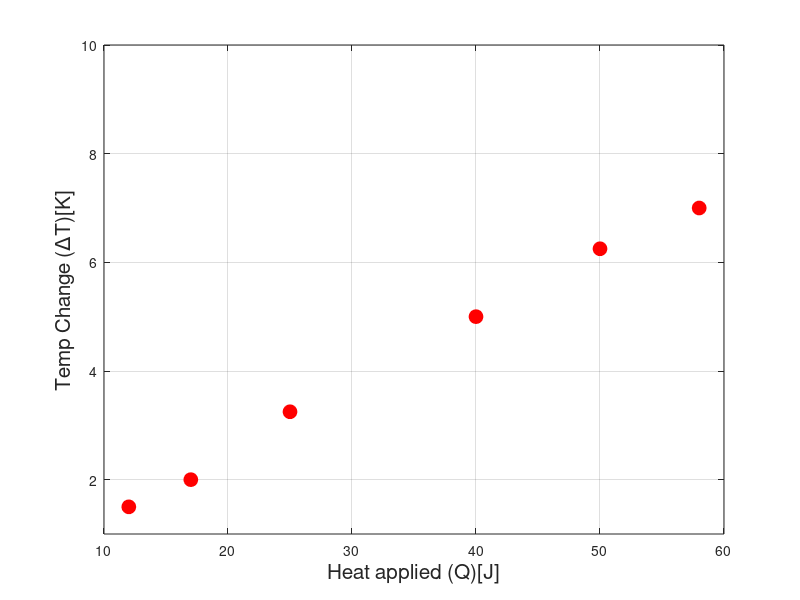

Source code (MATLAB):
%% Eddie Molina   ENGR 1300-009   NOV-30-16
% Problem Statement: Create proper plot of the experimental temperature
% change versus the heat applied.
clc; clear; close;
%% Proper plot
H = [12 17 25 40 50 58];                 % Heat
T = [1.50 2.00 3.25 5.00 6.25 7.00];     % Temperature
figure('color', 'w')
plot(H, T, 'or', 'MarkerFaceColor', 'r', 'MarkerSize', 10)
axis([10 60 1 10])
xlabel('Heat applied (Q)[J]', 'FontSize', 15)
ylabel('Temp Change (\DeltaT)[K]', 'FontSize', 15)
grid on

